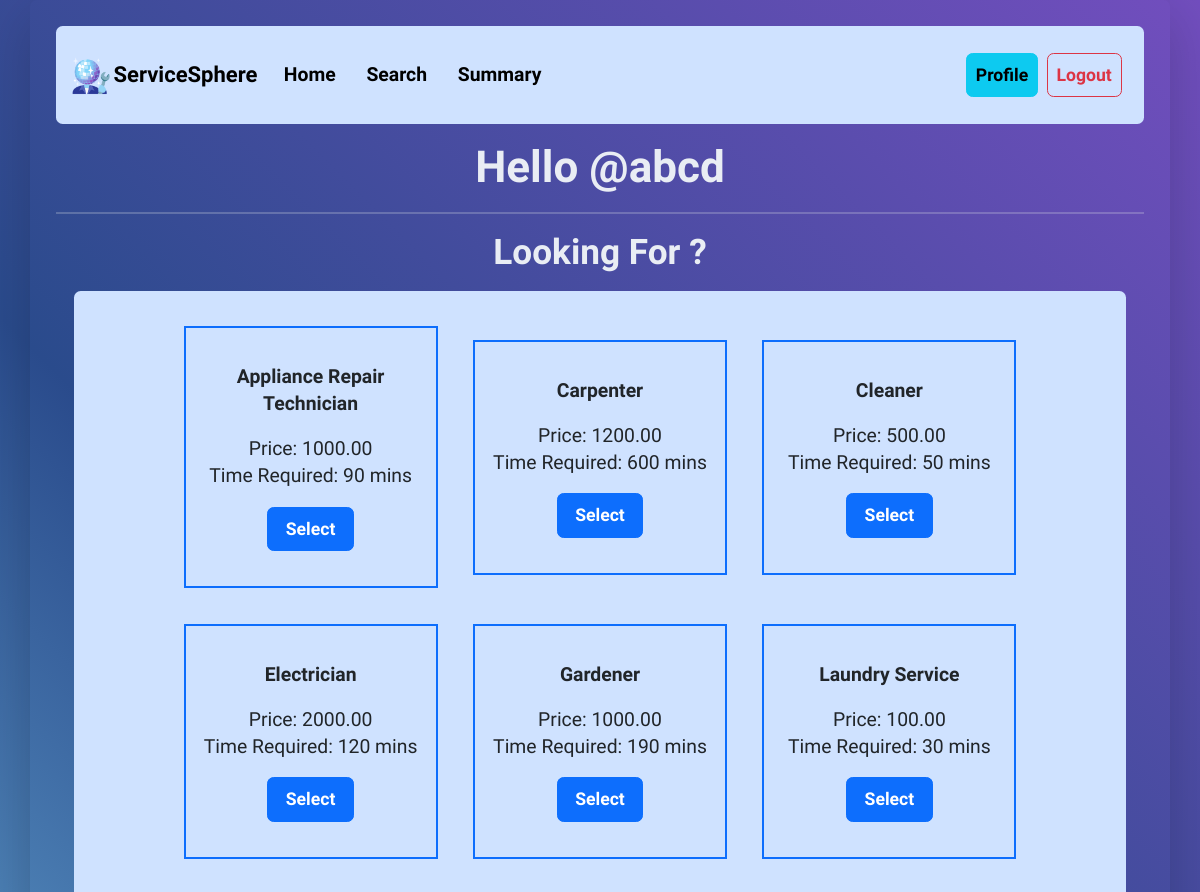
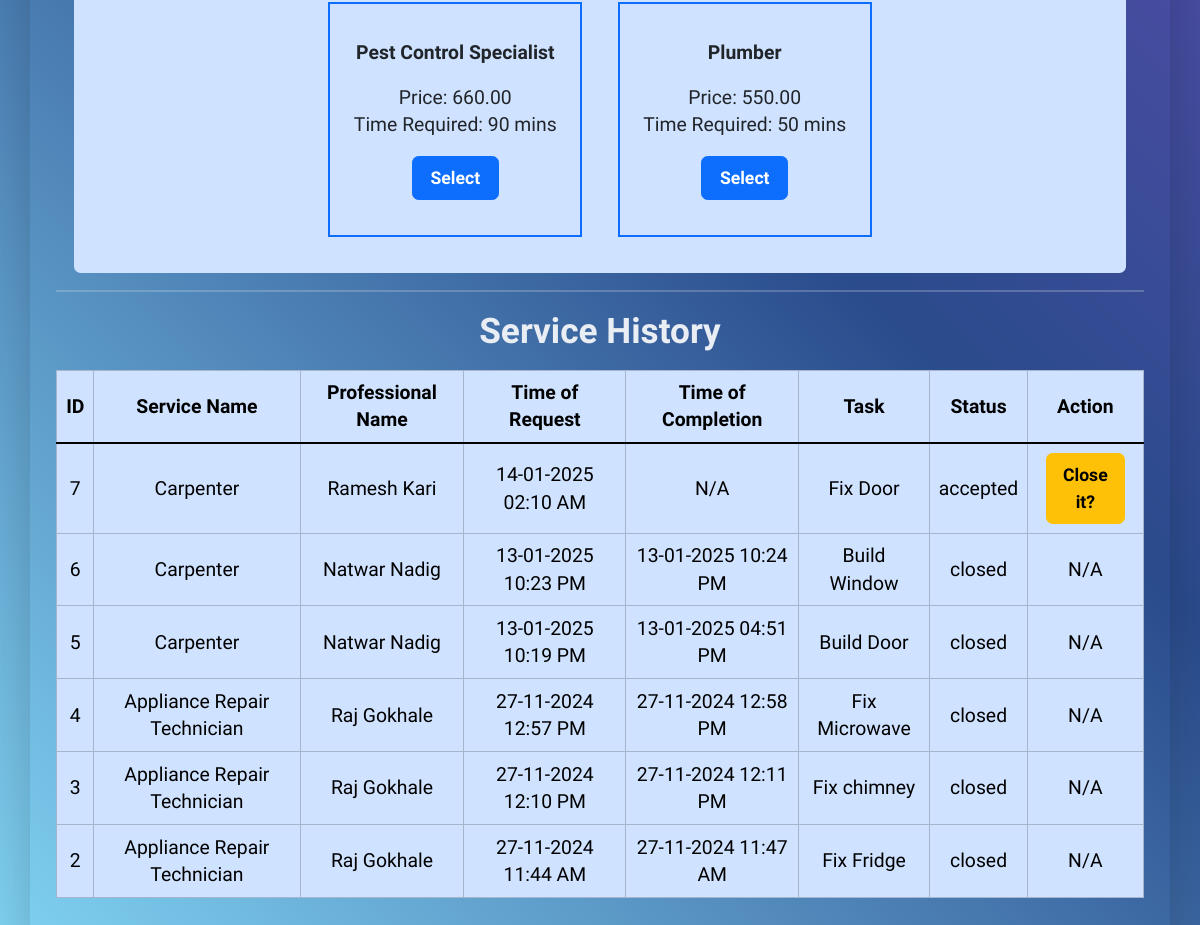
/customer (signed in), run on the app's committed database (2 pictures, top to bottom).
### application/models.py (models this page shows)
class User(db.Model, UserMixin):
    __tablename__ = "users"
    id = db.Column(db.Integer, primary_key=True)
    username = db.Column(db.String(32), nullable=False, unique=True)
    password_hashed = db.Column(db.String(256), nullable=False)
    role = db.Column(db.Enum("admin", "customer", "professional"), nullable=False)
    status = db.Column(db.Enum("pending", "verified", "blocked"), nullable=False)
    fullname = db.Column(db.String(64), nullable=False)
    address = db.Column(db.String(256), nullable=False)
    pincode = db.Column(db.Integer, nullable=False)
    contact_number = db.Column(db.Integer, nullable=False)
    service_type = db.Column(db.Integer, db.ForeignKey("services.id"), nullable=True)
    experience = db.Column(db.Integer, nullable=True)
    created_at = db.Column(db.DateTime, default=datetime.now(timezone(timedelta(hours=5, minutes=30))))
    provider = db.relationship("Service", back_populates="provided_by", uselist=False)
    customer_requests = db.relationship("ServiceRequest", back_populates="customer", foreign_keys="ServiceRequest.customer_id")
    professional_requests = db.relationship("ServiceRequest", back_populates="professional", foreign_keys="ServiceRequest.professional_id")

class Service(db.Model):
    __tablename__ = "services"
    id = db.Column(db.Integer, primary_key=True)
    name = db.Column(db.String(100), nullable=False)
    price = db.Column(db.Numeric(10, 2), nullable=False)
    time_required = db.Column(db.Integer, nullable=False)  # in minutes
    description = db.Column(db.Text)
    created_at = db.Column(db.DateTime, default=datetime.now(timezone(timedelta(hours=5, minutes=30))))
    provided_by = db.relationship("User", back_populates="provider", cascade="all, delete-orphan")

class ServiceRequest(db.Model):
    __tablename__ = "service_requests"
    id = db.Column(db.Integer, primary_key=True)
    service_id = db.Column(db.Integer, db.ForeignKey("services.id", ondelete="CASCADE"), nullable=False)
    customer_id = db.Column(db.Integer, db.ForeignKey("users.id", ondelete="CASCADE"), nullable=False)
    professional_id = db.Column(db.Integer, db.ForeignKey("users.id", ondelete="CASCADE"), nullable=False)
    time_of_request = db.Column(db.DateTime, default=datetime.now(timezone(timedelta(hours=5, minutes=30))))
    time_of_completion = db.Column(db.DateTime)
    service_status = db.Column(db.Enum("requested", "accepted", "rejected", "closed"), nullable=False)
    task = db.Column(db.Text)
    service = db.relationship("Service", backref="service_requests", lazy=True)
    customer = db.relationship("User", back_populates="customer_requests", foreign_keys=[customer_id])
    professional = db.relationship("User", back_populates="professional_requests", foreign_keys=[professional_id])

### app.py (the view)
@app.route("/customer")
@login_required
@role_required("customer")
def customer_home():
    services = Service.query.all()
    service_history = ServiceRequest.query.join(Service, ServiceRequest.service_id == Service.id
                                                ).join(User, ServiceRequest.professional_id == User.id
                                                       ).order_by(ServiceRequest.time_of_request.desc()).all()
    return render_template("customers/c_home.html", services=services, service_history=service_history)

### app.py (called while the page is built, shortened)
@login_manager.user_loader
def load_user(user_id):
    return User.query.get(int(user_id))

def role_required(role):
    def decorator(func):
        @wraps(func)
        def wrapper(*args, **kwargs):
            return func(*args, **kwargs)
        return wrapper
    return decorator

### templates/customers/c_home.html (shortened to what this page needs)
{% extends "base.html" %}
{% block content %}
{% include 'navbar.html' %}
<h1 class="m-3">Hello @{{current_user.username}}</h1>
<hr class="border">
<section>
    <h2 class="m-3">Looking For ?</h2>
    <div class="row d-flex align-items-center justify-content-center bg-primary-subtle m-3 p-3 rounded">
        {% for service in services %}
        <div class="col-12 col-md-3 m-3 p-3 border border-2 border-primary">
            <div class="my-3"><b>{{ service.name }}</b></div>
            <div>Price: {{ service.price }}</div>
            <div>Time Required: {{ service.time_required }} mins</div>
            <a href="{{ url_for('select_professional', service_id=service.id) }}" class="btn btn-primary m-3 px-3">Select</a>
        </div>
        {% endfor %}
    </div>
</section>
<hr class="border">
<section>
    <h2 class="m-3">Service History</h2>
    <div class="table-responsive">
        <table class="table table-bordered table-primary">
            <thead class="align-middle">
                <tr>
                    <th>ID</th>
                    <th>Service Name</th>
                    <th>Professional Name</th>
                    <th>Time of Request</th>
                    <th>Time of Completion</th>
                    <th>Task</th>
                    <th>Status</th>
                    <th>Action</th>
                </tr>
            </thead>
            <tbody class="table-group-divider align-middle">
                {% for item in service_history %}
                <tr>
                    <td>{{ item.id }}</td>
                    <td>{{ item.service.name }}</td>
                    <td>{{ item.professional.fullname }}</td>
                    <td>{{ item.time_of_request.strftime('%d-%m-%Y %I:%M %p') }}</td>
                    <td>
                        {% if item.time_of_completion %}
                        {{ item.time_of_completion.strftime('%d-%m-%Y %I:%M %p') }}
                        {% else %}
                        N/A
                        {% endif %}
                    </td>
                    <td>{{ item.task }}</td>
                    <td>{{ item.service_status }}</td>
                    <td>
                        {% if item.service_status != 'closed' and item.service_status != 'rejected' %}
                        <form action="{{ url_for('close_service', service_id=item.id) }}" method="post"
                            onsubmit="return confirm('Are you sure you want to close this service?');">
                            <button type="submit" class="btn btn-warning mx-2 px-2">Close it?</button>
                        </form>
                        {% elif item.service_status == 'rejected' and item.time_of_completion is none %}
                        <form action="{{ url_for('service_remarks', service_id=item.id) }}" method="post">
                            <button type="submit" class="btn btn-info mx-2 px-2">Add Remarks</button>
                        </form>
                        {% else %}
                        N/A
                        {% endif %}
                    </td>
                </tr>
                {% else %}
                <tr>
                    <td colspan="8" class="text-center">No service history found.</td>
                </tr>
                {% endfor %}
            </tbody>
        </table>
    </div>
</section>
{% endblock %}

### static/css/style.css (style rules this page uses)
:root { --color-body: #E9EDF4; --color-base: #2A4B8C; --color-base2: #141469; --color-brand: #80D2F2; --color-brand2: #724EBE; --font-base: "Commissioner"; }
html, body { background: linear-gradient(45deg, var(--color-brand) 0%, var(--color-base) 50%, var(--color-brand2) 100%); background-attachment: fixed; background-size: cover; font-family: var(--font-base), sans-serif; line-height: 1.4; font-size: 1.1rem; }
h1, h2, h3, h4, h5, h6 { color: var(--color-body); font-weight: 800; }
a { color: var(--color-brand); text-decoration: none; transition: all 0.4s ease; }
.btn { padding: 8px 8px; font-weight: 700; cursor: pointer; }

### data on the page
User: username "abcd"
Service: name "Appliance Repair Technician", price "1000.00", time_required "90"
Service: name "Carpenter", price "1200.00", time_required "600"
Service: name "Cleaner", price "500.00", time_required "50"
Service: name "Electrician", price "2000.00", time_required "120"
Service: name "Gardener", price "1000.00", time_required "190"
Service: name "Laundry Service", price "100.00", time_required "30"
Service: name "Pest Control Specialist", price "660.00", time_required "90"
Service: name "Plumber", price "550.00", time_required "50"
ServiceRequest: id "7", service.name "Carpenter", professional.fullname "Ramesh Kari", time_of_request "14-01-2025 02:10 AM", shows "N/A", task "Fix Door", service_status "accepted"
ServiceRequest: id "6", service.name "Carpenter", professional.fullname "Natwar Nadig", time_of_request "13-01-2025 10:23 PM", time_of_completion "13-01-2025 10:24 PM", task "Build Window", service_status "closed", shows "N/A"
ServiceRequest: id "5", service.name "Carpenter", professional.fullname "Natwar Nadig", time_of_request "13-01-2025 10:19 PM", time_of_completion "13-01-2025 04:51 PM", task "Build Door", service_status "closed", shows "N/A"
ServiceRequest: id "4", service.name "Appliance Repair Technician", professional.fullname "Raj Gokhale", time_of_request "27-11-2024 12:57 PM", time_of_completion "27-11-2024 12:58 PM", task "Fix Microwave", service_status "closed", shows "N/A"
ServiceRequest: id "3", service.name "Appliance Repair Technician", professional.fullname "Raj Gokhale", time_of_request "27-11-2024 12:10 PM", time_of_completion "27-11-2024 12:11 PM", task "Fix chimney", service_status "closed", shows "N/A"
ServiceRequest: id "2", service.name "Appliance Repair Technician", professional.fullname "Raj Gokhale", time_of_request "27-11-2024 11:44 AM", time_of_completion "27-11-2024 11:47 AM", task "Fix Fridge", service_status "closed", shows "N/A"
